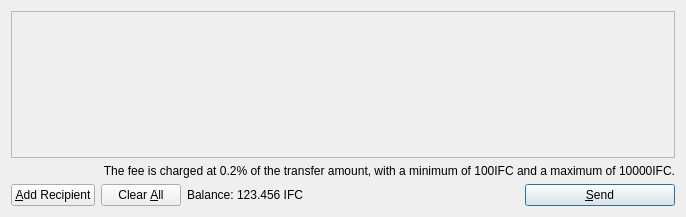
<?xml version="1.0" encoding="UTF-8"?>
<ui version="4.0">
 <class>SendCoinsDialog</class>
 <widget class="QDialog" name="SendCoinsDialog">
  <property name="geometry">
   <rect>
    <x>0</x>
    <y>0</y>
    <width>686</width>
    <height>217</height>
   </rect>
  </property>
  <property name="windowTitle">
   <string>Send Coins</string>
  </property>
  <layout class="QVBoxLayout" name="verticalLayout">
   <item>
    <widget class="QScrollArea" name="scrollArea">
     <property name="widgetResizable">
      <bool>true</bool>
     </property>
     <widget class="QWidget" name="scrollAreaWidgetContents">
      <property name="geometry">
       <rect>
        <x>0</x>
        <y>0</y>
        <width>666</width>
        <height>145</height>
       </rect>
      </property>
      <layout class="QVBoxLayout" name="verticalLayout_2">
       <property name="leftMargin">
        <number>0</number>
       </property>
       <property name="topMargin">
        <number>0</number>
       </property>
       <property name="rightMargin">
        <number>0</number>
       </property>
       <property name="bottomMargin">
        <number>0</number>
       </property>
       <item>
        <layout class="QVBoxLayout" name="entries">
         <property name="spacing">
          <number>6</number>
         </property>
        </layout>
       </item>
       <item>
        <spacer name="verticalSpacer">
         <property name="orientation">
          <enum>Qt::Vertical</enum>
         </property>
         <property name="sizeHint" stdset="0">
          <size>
           <width>20</width>
           <height>40</height>
          </size>
         </property>
        </spacer>
       </item>
      </layout>
     </widget>
    </widget>
   </item>
   <item>
    <layout class="QHBoxLayout" name="horizontalLayout_3">
     <item>
      <widget class="QLabel" name="label_2">
       <property name="text">
        <string extracomment="111">The fee is charged at 0.2% of the transfer amount, with a minimum of 100IFC and a maximum of 10000IFC.</string>
       </property>
       <property name="textFormat">
        <enum>Qt::PlainText</enum>
       </property>
       <property name="alignment">
        <set>Qt::AlignRight|Qt::AlignTrailing|Qt::AlignVCenter</set>
       </property>
      </widget>
     </item>
    </layout>
   </item>
   <item>
    <layout class="QHBoxLayout" name="horizontalLayout">
     <item>
      <widget class="QPushButton" name="addButton">
       <property name="toolTip">
        <string>Send to multiple recipients at once</string>
       </property>
       <property name="text">
        <string>&amp;Add Recipient</string>
       </property>
       <property name="icon">
        <iconset resource="../bitcoin.qrc">
         <normaloff>:/icons/add</normaloff>:/icons/add</iconset>
       </property>
       <property name="autoDefault">
        <bool>false</bool>
       </property>
      </widget>
     </item>
     <item>
      <widget class="QPushButton" name="clearButton">
       <property name="sizePolicy">
        <sizepolicy hsizetype="Minimum" vsizetype="Fixed">
         <horstretch>0</horstretch>
         <verstretch>0</verstretch>
        </sizepolicy>
       </property>
       <property name="toolTip">
        <string>Remove all transaction fields</string>
       </property>
       <property name="text">
        <string>Clear &amp;All</string>
       </property>
       <property name="icon">
        <iconset resource="../bitcoin.qrc">
         <normaloff>:/icons/remove</normaloff>:/icons/remove</iconset>
       </property>
       <property name="autoRepeatDelay">
        <number>300</number>
       </property>
       <property name="autoDefault">
        <bool>false</bool>
       </property>
      </widget>
     </item>
     <item>
      <layout class="QHBoxLayout" name="horizontalLayout_2">
       <property name="spacing">
        <number>3</number>
       </property>
       <item>
        <widget class="QLabel" name="label">
         <property name="text">
          <string>Balance:</string>
         </property>
        </widget>
       </item>
       <item>
        <widget class="QLabel" name="labelBalance">
         <property name="cursor">
          <cursorShape>IBeamCursor</cursorShape>
         </property>
         <property name="text">
          <string>123.456 IFC</string>
         </property>
         <property name="textInteractionFlags">
          <set>Qt::LinksAccessibleByMouse|Qt::TextSelectableByKeyboard|Qt::TextSelectableByMouse</set>
         </property>
        </widget>
       </item>
      </layout>
     </item>
     <item>
      <spacer name="horizontalSpacer">
       <property name="orientation">
        <enum>Qt::Horizontal</enum>
       </property>
       <property name="sizeHint" stdset="0">
        <size>
         <width>40</width>
         <height>20</height>
        </size>
       </property>
      </spacer>
     </item>
     <item>
      <widget class="QPushButton" name="sendButton">
       <property name="minimumSize">
        <size>
         <width>150</width>
         <height>0</height>
        </size>
       </property>
       <property name="toolTip">
        <string>Confirm the send action</string>
       </property>
       <property name="text">
        <string>&amp;Send</string>
       </property>
       <property name="icon">
        <iconset resource="../bitcoin.qrc">
         <normaloff>:/icons/send</normaloff>:/icons/send</iconset>
       </property>
       <property name="default">
        <bool>true</bool>
       </property>
      </widget>
     </item>
    </layout>
   </item>
  </layout>
 </widget>
 <resources>
  <include location="../bitcoin.qrc"/>
 </resources>
 <connections/>
</ui>
